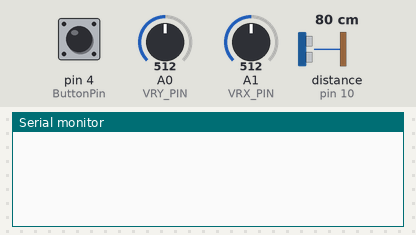
The sketch below on a simulated Arduino Uno, built with avr-gcc and run on an emulated ATmega328P. Shown: the last lines printed to the serial monitor. Wiring (inferred from the names in the program): ultrasonic range finder: trigger pin 9; echo pin 10. Inputs (shaded band) come from the test bench; at power-on: pin 4 (ButtonPin) LOW, A0 (VRY_PIN) = 512, A1 (VRX_PIN) = 512, distance to the obstacle (sensor on pin 10) 80 cm. The echo pulse lasts 58.3 µs per cm.

Above: at 1.2 s.
1.3 s: pin 4 (ButtonPin) pulled HIGH for 0.15 s
At 1.51 s:
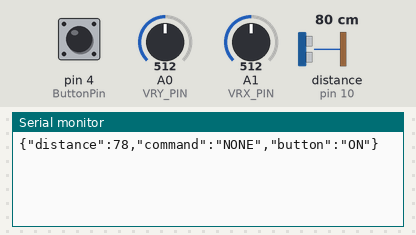
At 2.7 s:
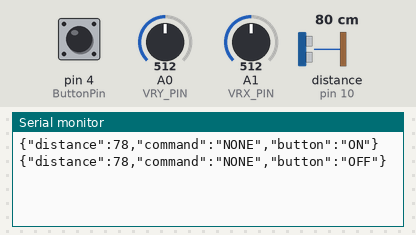

The sketch:

Exercise2_Arduino.ino
```cpp
const int VRX_PIN = A1; // Arduino pin connected to VRX pin
const int VRY_PIN = A0; // Arduino pin connected to VRY pin
const int SW_PIN = 2;  // Arduino pin connected to SW  pin
const int ButtonPin = 4; // Arduino pin connected to Button  pin
const int trigPin = 9;
const int echoPin = 10;

const int LEFT_THRESHOLD = 400;
const int RIGHT_THRESHOLD = 800;
const int UP_THRESHOLD = 400;
const int DOWN_THRESHOLD = 800;

const int COMMAND_NO = 0x00;
const int COMMAND_LEFT = 0x01;
const int COMMAND_RIGHT = 0x02;
const int COMMAND_UP = 0x04;
const int COMMAND_DOWN = 0x08;


int xValue = 0; // To store value of the X axis
int yValue = 0; // To store value of the Y axis
int bValue = 0; // To store value of the button
int command = COMMAND_NO; // Set the initial state of command

int buttonState;  // current button state
int lastButtonState = LOW;    // previous state of the button
// the following variables are unsigned longs because the time, measured in
// milliseconds, will quickly become a bigger number than can be stored in an int.
unsigned long lastDebounceTime = 0;  // the last time the output pin was toggled
unsigned long debounceDelay = 50;    // the debounce time; increase if the output flickers

// defines variables for ultrasonic sensor
long duration;
int distance;

bool filterActive = false;

void setup() {
  // put your setup code here, to run once:
  Serial.begin(9600) ;
  pinMode(ButtonPin, INPUT); //Sets the ButtonPin as an Input
  pinMode(trigPin, OUTPUT); // Sets the trigPin as an Output
  pinMode(echoPin, INPUT); // Sets the echoPin as an Input
}

void loop() {
  // Check for incoming serial commands from p5.js
  // Check if the filter is on
  if (Serial.available() > 0) {
    String incoming = Serial.readStringUntil('\n');
    incoming.trim(); // Remove any whitespace
    if (incoming == "true") {
      filterActive = true;
    } else if (incoming == "false") {
      filterActive = false;
    }
  }

  // Only send sensor data if the filter is off
  if (!filterActive) {

    // Ultrasonic Value
    // Clears the trigPin
    digitalWrite(trigPin, LOW);
    delayMicroseconds(2);

    // Sets the trigPin on HIGH state for 10 micro seconds
    digitalWrite(trigPin, HIGH);
    delayMicroseconds(10);
    digitalWrite(trigPin, LOW);

    // Reads the echoPin, returns the sound wave travel time in microseconds
    duration = pulseIn(echoPin, HIGH);
    // Calculating the distance using the speed of sound (0.034cm/microsecond)
    distance = duration * 0.034 / 2;

    // Build a JSON-like string containing both sensor and command data
    String data = "{";
    data += "\"distance\":" + String(distance) + ",";
    data += "\"command\":\"";

    // Joystick Value

    // read analog X and Y analog values
    xValue = analogRead(VRX_PIN);
    yValue = analogRead(VRY_PIN);

    // converts the analog value to commands
    // reset commands
    command = COMMAND_NO;

    // check left/right commands
    if (xValue < LEFT_THRESHOLD)
      command = command | COMMAND_LEFT;
    else if (xValue > RIGHT_THRESHOLD)
      command = command | COMMAND_RIGHT;

    // check up/down commands
    if (yValue < UP_THRESHOLD)
      command = command | COMMAND_UP;
    else if (yValue > DOWN_THRESHOLD)
      command = command | COMMAND_DOWN;

    // NOTE: AT A TIME, THERE MAY BE NO COMMAND, ONE COMMAND OR TWO COMMANDS

    // print command to serial and process command
    if (command & COMMAND_LEFT) {
      data += "LEFT";
    }
    else if (command & COMMAND_RIGHT) {
      data += "RIGHT";
    }
    else if (command & COMMAND_UP) {
      data += "UP";
    }
    else if (command & COMMAND_DOWN) {
      data += "DOWN";
    }
    else{
      data += "NONE";
    }
    data += "\",\"button\":\"";

    // Button value
    // read the state of the pushbutton value:
    int reading = digitalRead(ButtonPin);
    // check to see if you just pressed the button
    // (i.e. the input went from LOW to HIGH), and you've waited long enough
    // since the last press to ignore any noise:

    // If the switch changed, due to noise or pressing:
    if (reading != lastButtonState) {
      // reset the debouncing timer
      lastDebounceTime = millis();
    }

    if ((millis() - lastDebounceTime) > debounceDelay) {
      // whatever the reading is at, it's been there for longer than the debounce
      // delay, so take it as the actual current state:

      // if the button state has changed:
      if (reading != buttonState) {
        buttonState = reading;

        // set the data for the new button state
        if (buttonState == HIGH) {
          data += "ON";
        }
        else {
          data += "OFF";
        }
        data += "\"}";
        Serial.println(data);
      }
    }
    lastButtonState = reading;
  }
  delay(50); // Debounce/delay as necessary
}

/*
Resource:
Arduino - Joystick (https://arduinogetstarted.com/tutorials/arduino-joystick)
Getting Started with the HC-SR04 Ultrasonic sensor (https://projecthub.arduino.cc/Isaac100/getting-started-with-the-hc-sr04-ultrasonic-sensor-7cabe1)
Debounce on a Pushbutton (https://docs.arduino.cc/built-in-examples/digital/Debounce/)
*/
```

Measured:
- after the input at 1.3 s, the serial monitor: prints a new line after 0.10 s (image 1)
